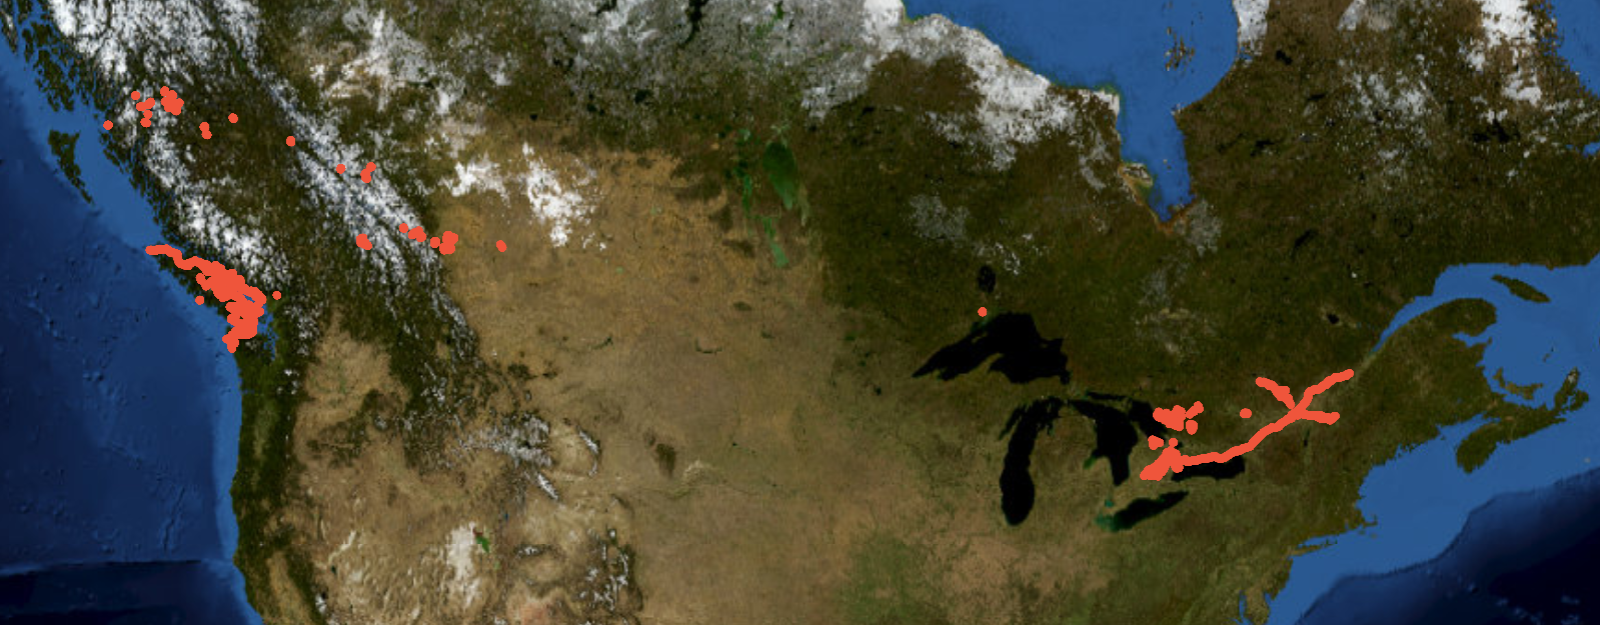

Write Python code to recreate this figure.
import pandas as pd
import plotly.express as px
import plotly.graph_objects as go
from statistics import mean

df = pd.read_json('data.json')

# zoom - can adjust the subtraction factor (10 - 12)
# lat_num = [float(i) for i in lat]
# lon_num = [float(i) for i in lon]
# max_bound = max(abs(max(lat_num)-min(lat_num)), abs(max(lon_num)-min(lon_num))) * 111
# zoom = 11.5 - np.log(max_bound)

def map():
    fig = px.density_mapbox(
        df, 
        lat='lat', 
        lon='lon',
        # center=dict(lat=mean(lat_num), lon=mean(lon_num)),
        # zoom=zoom,
        center=dict(lat=48, lon=-96),
        zoom=3.3,
        # mapbox_style="carto-positron",
        opacity = 0.3,
        radius = 2.5,
        range_color = [0,250000],
        color_continuous_scale='inferno'
    )

    fig.add_trace(
        go.Scattermapbox(
            lat=df["lat"],
            lon=df["lon"],
            mode="markers",
            showlegend=False,
            hoverinfo="skip",
        )
    )

    fig.update_layout(
        mapbox_style="white-bg",
        mapbox_layers=[
            {
                "below": 'traces',
                "sourcetype": "raster",
                "sourceattribution": "United States Geological Survey",
                "source": [
                    "https://basemap.nationalmap.gov/arcgis/rest/services/USGSImageryOnly/MapServer/tile/{z}/{y}/{x}"
                ]
            },
            {
                "sourcetype": "raster",
                "sourceattribution": "Government of Canada",
                "source": ["https://geo.weather.gc.ca/geomet/?"
                        "SERVICE=WMS&VERSION=1.3.0&REQUEST=GetMap&BBOX={bbox-epsg-3857}&CRS=EPSG:3857"
                        "&WIDTH=1000&HEIGHT=1000&LAYERS=RADAR_1KM_RDBR&TILED=true&FORMAT=image/png"],
            }
        ]
    )

    fig.update_layout(margin={"r":0,"t":0,"l":0,"b":0})

    return fig

# fig = map()
# fig.show()
